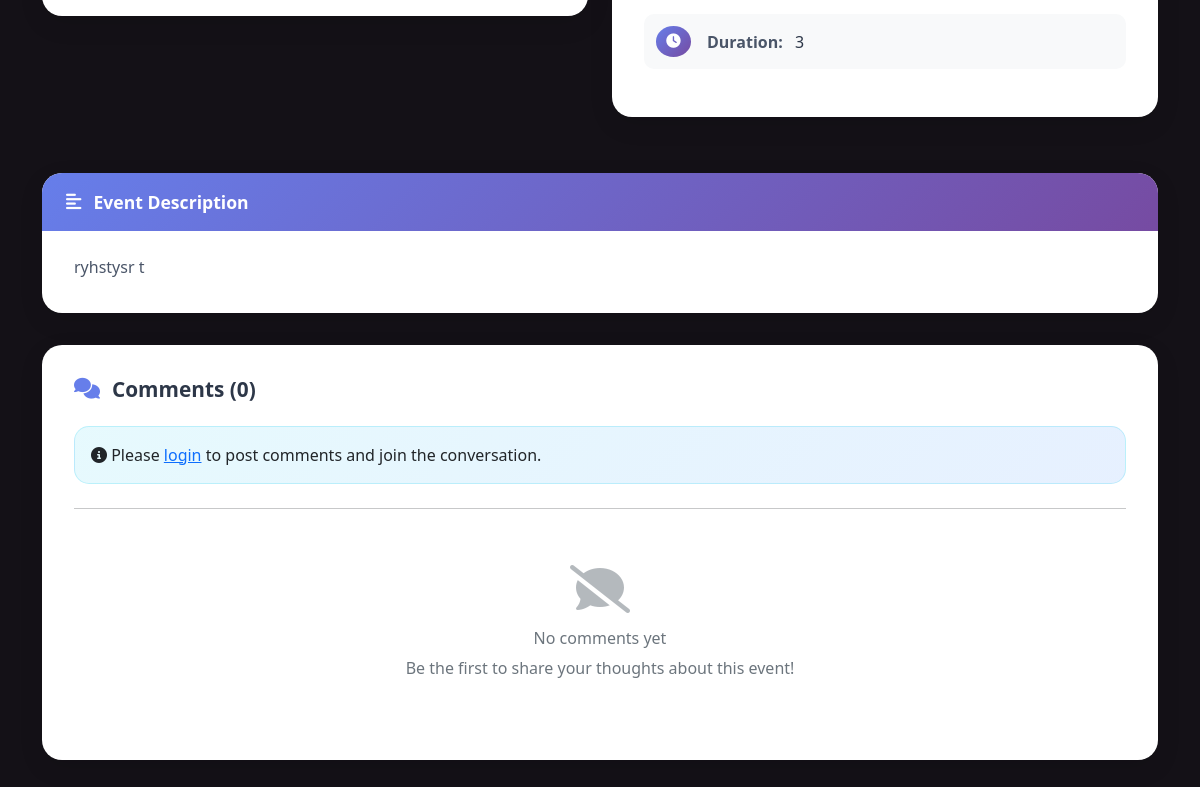
/events/4 (lower part), run on an earlier commit of the app's database.
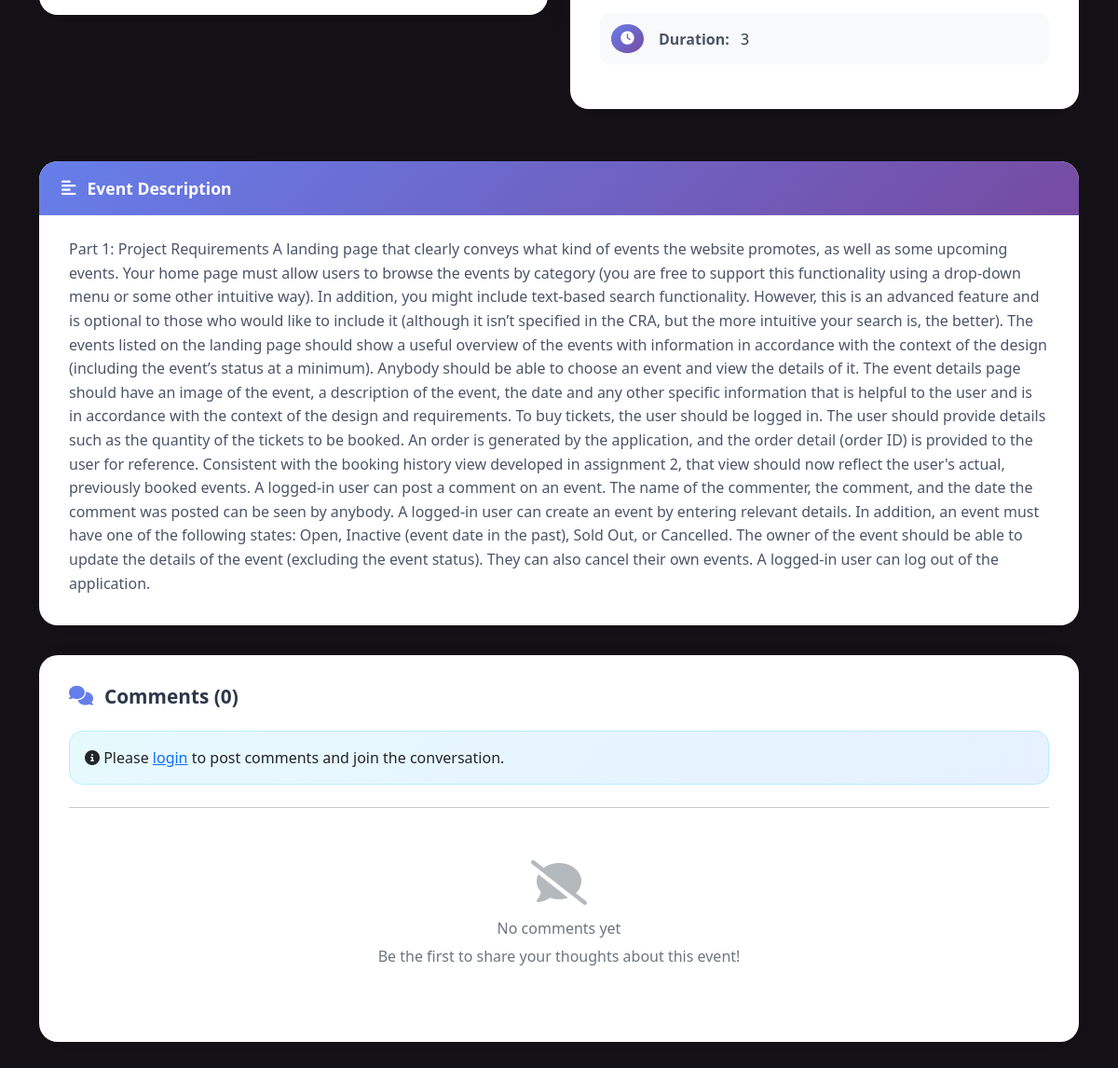
And on a later commit of the database.
### website/models.py (models this page shows, shortened)
class Event(db.Model):
    __tablename__ = 'events'
    id = db.Column(db.Integer, primary_key=True)  # Unique identifier for the event
    name = db.Column(db.String(120), index=True, nullable=False)  # Event name
    description = db.Column(db.Text, nullable=True)  # Optional detailed description of the event
    image_filename = db.Column(db.String(255), nullable=True)  # Filename of the event's image
    start_datetime = db.Column(db.DateTime, nullable=False)  # Combined start date and time for the event
    location = db.Column(db.String(100), nullable=False)  # General location of the event
    venue = db.Column(db.String(100), nullable=True)  # Specific venue name, optional
    genre_id = db.Column(db.Integer, db.ForeignKey('genres.id'), nullable=False)  # Reference to Genre table
    artist_info = db.Column(db.Text, nullable=True) # Information about the artist(s)
    status = db.Column(db.String(20), default='Open', nullable=False)  # Current status of the event (e.g., Open, Cancelled)
    age_limit = db.Column(db.Integer, nullable=True)
    length = db.Column(db.String(50), nullable=True)
    policies = db.Column(db.Text, nullable=True)
    facebook = db.Column(db.String(255), nullable=True)
    instagram = db.Column(db.String(255), nullable=True)
    twitter = db.Column(db.String(255), nullable=True)
    created_at = db.Column(db.DateTime, default=datetime.now)
    updated_at = db.Column(db.DateTime, default=datetime.now, onupdate=datetime.now)
    created_by = db.Column(db.Integer, db.ForeignKey('users.id'), nullable=False)
    ticket_types = db.relationship('ticket_type', backref='event', lazy='dynamic', cascade="all, delete-orphan")
    comments = db.relationship('Comment', backref='event', lazy='dynamic', cascade="all, delete-orphan")
    bookings = db.relationship('Booking', backref='event', lazy='dynamic', cascade="all, delete-orphan")
    @property
    def current_status(self):
        if self.status == 'Cancelled':
            return 'Cancelled'
        if self.status == 'Completed':
            return 'Completed'
        if self.start_datetime and self.start_datetime < datetime.now():
            return 'Inactive'
        if self.ticket_types:
            total_available = sum(ticket.quantity_available for ticket in self.ticket_types)
            if total_available == 0:
                return 'Sold Out'
        return 'Open'

### website/events.py (the view)
@eventbp.route('/<int:id>')
def details(id):
    event = db.session.query(Event).filter_by(id=id).first_or_404()
    cform = CommentForm()
    comments = event.comments.order_by(Comment.created_at.desc()).all()
    return render_template('events/eventDetails.html', event=event, form=cform, comments=comments)

### website/templates/events/eventDetails.html (shortened to what the changed rows need)
{% extends 'base.html' %}
{% from "bootstrap5/form.html" import render_form %}
{% block head %}
<link rel="stylesheet" href="{{ url_for('static', filename='style/eventDetails.css') }}">
{% endblock %}
{% block content %}
{% if event %}
<div class="container">
    <div class="row">
        <div class="col-lg-6 mb-4">
            <div class="content-card">
                <div class="content-card-body">
                    {% if event.length %}
                        <div class="detail-item">
                            <div class="detail-icon">
                                <i class="fas fa-clock"></i>
                            </div>
                            <div>
                                <span class="detail-label">Duration:</span>
                                <span class="detail-value">{{ event.length }}</span>
                            </div>
                        </div>
                    {% endif %}
                </div>
            </div>
        </div>
    </div>
    {% if event.description %}
        <div class="info-section">
            <div class="info-section-header">
                <i class="fas fa-align-left"></i> Event Description
            </div>
            <div class="info-content">
                {{ event.description }}
            </div>
        </div>
    {% endif %}
</div>
{% endif %}
{% endblock %}

What changed in the data, as far as the page shows it:
changed Event: description "ryhstysr t" → "Part 1: Project Requirements A landing page that clearly conveys what kind of events the website promotes, as well as some upcoming events. Your home page must allow users to browse the events by category (you are free to support this functionality using a drop-down menu or some other intuitive way). In addition, you might include text-based search functionality. However, this is an advanced feature and is optional to those who would like to include it (although it isn’t specified in the CRA, but the more intuitive your search is, the better). The events listed on the landing page should show a useful overview of the events with information in accordance with the context of the design…"
